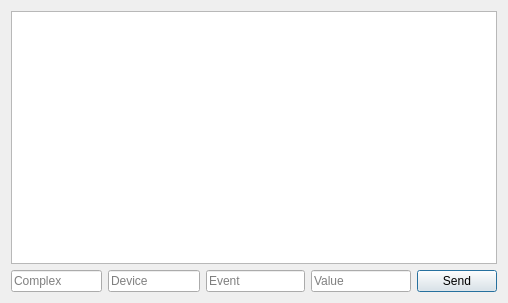
<?xml version="1.0" encoding="UTF-8"?>
<ui version="4.0">
 <class>Form</class>
 <widget class="QWidget" name="Form">
  <property name="geometry">
   <rect>
    <x>0</x>
    <y>0</y>
    <width>508</width>
    <height>303</height>
   </rect>
  </property>
  <property name="windowTitle">
   <string>Form</string>
  </property>
  <layout class="QGridLayout" name="gridLayout">
   <item row="0" column="0" colspan="5">
    <widget class="QPlainTextEdit" name="plainTextEdit">
     <property name="readOnly">
      <bool>true</bool>
     </property>
    </widget>
   </item>
   <item row="1" column="0">
    <widget class="QLineEdit" name="lineEditComplex">
     <property name="maximumSize">
      <size>
       <width>100</width>
       <height>16777215</height>
      </size>
     </property>
     <property name="toolTip">
      <string>Generic Event не используются в межкомплексном. Если очень надо — скажите.</string>
     </property>
     <property name="placeholderText">
      <string>Complex</string>
     </property>
    </widget>
   </item>
   <item row="1" column="1">
    <widget class="QLineEdit" name="lineEditDevice">
     <property name="maximumSize">
      <size>
       <width>100</width>
       <height>16777215</height>
      </size>
     </property>
     <property name="placeholderText">
      <string>Device</string>
     </property>
    </widget>
   </item>
   <item row="1" column="2">
    <widget class="QLineEdit" name="lineEditEvent">
     <property name="placeholderText">
      <string>Event</string>
     </property>
    </widget>
   </item>
   <item row="1" column="3">
    <widget class="QLineEdit" name="lineEditValue">
     <property name="placeholderText">
      <string>Value</string>
     </property>
    </widget>
   </item>
   <item row="1" column="4">
    <widget class="QPushButton" name="pushButtonSend">
     <property name="text">
      <string>Send</string>
     </property>
     <property name="autoDefault">
      <bool>false</bool>
     </property>
     <property name="default">
      <bool>true</bool>
     </property>
     <property name="flat">
      <bool>false</bool>
     </property>
    </widget>
   </item>
  </layout>
 </widget>
 <resources/>
 <connections>
  <connection>
   <sender>lineEditValue</sender>
   <signal>returnPressed()</signal>
   <receiver>pushButtonSend</receiver>
   <slot>click()</slot>
   <hints>
    <hint type="sourcelabel">
     <x>368</x>
     <y>286</y>
    </hint>
    <hint type="destinationlabel">
     <x>442</x>
     <y>283</y>
    </hint>
   </hints>
  </connection>
  <connection>
   <sender>lineEditEvent</sender>
   <signal>returnPressed()</signal>
   <receiver>pushButtonSend</receiver>
   <slot>click()</slot>
   <hints>
    <hint type="sourcelabel">
     <x>246</x>
     <y>277</y>
    </hint>
    <hint type="destinationlabel">
     <x>471</x>
     <y>284</y>
    </hint>
   </hints>
  </connection>
  <connection>
   <sender>lineEditDevice</sender>
   <signal>returnPressed()</signal>
   <receiver>pushButtonSend</receiver>
   <slot>click()</slot>
   <hints>
    <hint type="sourcelabel">
     <x>141</x>
     <y>288</y>
    </hint>
    <hint type="destinationlabel">
     <x>470</x>
     <y>288</y>
    </hint>
   </hints>
  </connection>
  <connection>
   <sender>lineEditComplex</sender>
   <signal>returnPressed()</signal>
   <receiver>pushButtonSend</receiver>
   <slot>click()</slot>
   <hints>
    <hint type="sourcelabel">
     <x>46</x>
     <y>286</y>
    </hint>
    <hint type="destinationlabel">
     <x>484</x>
     <y>282</y>
    </hint>
   </hints>
  </connection>
 </connections>
</ui>
